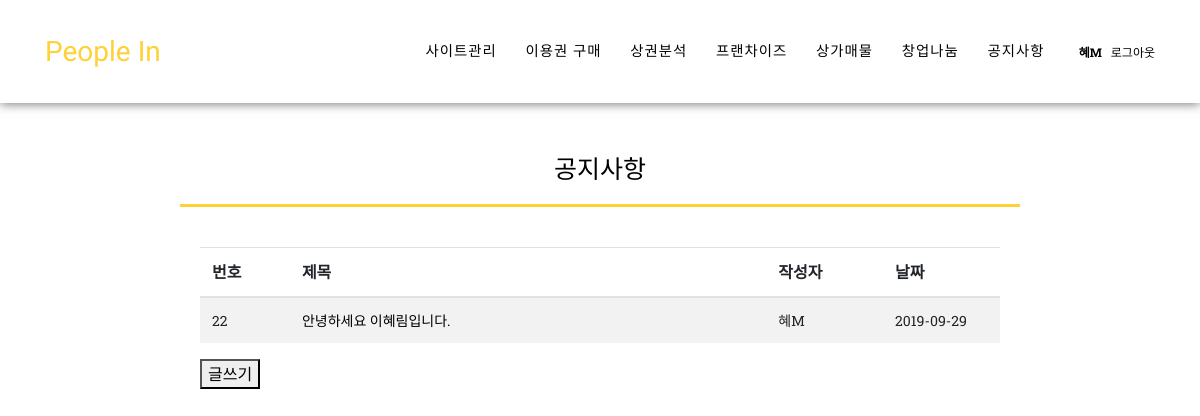
/notice/ (signed in), run on the app's committed database.
### notice/models.py (models this page shows, shortened)
class Notice(models.Model):
    author = models.ForeignKey(
        settings.AUTH_USER_MODEL,  # 'auth.User'라고 쓰는 것보다 강추
        on_delete=models.CASCADE,
        related_name='notice',
        db_column='author',
        default='',
        null=False,
    )
    title = models.CharField('', max_length=100, null=False)
    content = RichTextUploadingField('', null=False)
    created_at = models.DateTimeField(auto_now_add=True)
    photo = models.ImageField(blank=True)
    hit = models.PositiveIntegerField(default=0)
    likes = models.ManyToManyField(settings.AUTH_USER_MODEL, related_name='likes', blank=True)
    board_choices = (
        ('공지사항', '공지사항'),
        ('문의사항', '문의사항'),
        ('프랜차이즈', '프랜차이즈'),
        ('창업정보나누기', '창업정보나누기'),
        ('창업계획서나누기', '창업계획서나누기')
    )
    board = models.CharField(max_length=10, choices=board_choices, default='공지사항')
    class Meta:
        ordering = ['-id']  # notice 객체의 기본 정렬 순서 지정
    def short_content(self):
        if self.content:
            t = self.content[:20] + '...'   # content 속성의 일부만 반환
        else:
            t = '(내용 없음)'
        return t
    short_content.short_description = '간략 내용'
    def get_absolute_url(self):
        return reverse('notice:notice_detail', kwargs={'pk': self.pk}) # reverse 임포트 시켜주어야함.

### notice/views.py (the view)
# urls.py: path('', views.notice_list, name='notice_list'),
def notice_list(request):
    qs = Notice.objects.filter(board__contains='공지사항')
    return render(request, 'notice/notice_list.html',
                  {'notice_list': qs})

### notice/templates/notice/notice_list.html (shortened to what this page needs)
{% extends "../base.html" %}
{% load staticfiles %}
{% block extrastyle %}{% static "bootstrap/css/bootstrap.css" %}{% endblock %}
{% block content %}
  <div style="height:150px;"></div>
<div class="board_header">
		<span class="favorite_button favorites_24761 active" onclick="location.href='{% url 'notice:notice_list' %}'">
        <a class="a_header" href="{% url 'notice:notice_list' %}">
            <span class="notice_title">공지사항</span>
        </a>
      </span>
<hr class="my-hr3">
</div>
<br>
<section class="board_content">
  <table id="notice_list" class="table table-striped responsive display nowrap">
    <thead>
      <tr>
        <th class="priority-1">번호</th>
        <th class="priority-2">제목</th>
        <th class="priority-3">작성자</th>
        <th class="priority-4">날짜</th>
      </tr>
    </thead>
    <tbody>
    {% for notice in notice_list %}
      <tr>
        <td class="priority-1">{{ notice.id }}</td>
        <td class="priority-2"><a style="text-decoration: none;" href="{{ notice.get_absolute_url }}">{{ notice.title }}</a></td>
        <td class="priority-3">{{ notice.author }}</td>
        <td class="priority-4">{{ notice.created_at|date:"Y-m-d" }}</td>
      </tr>
    {% endfor %}
    </tbody>
  </table>
 {% if request.user.is_superuser %}
    <button type="submit">
        <a href="{% url 'notice:notice_new' %}" style="color:#000000">글쓰기</a>
    </button>
  {% endif %}
</section>
<br>
{% endblock %}

### peopleIn/templates/base.html (shortened to what this page needs)
<!DOCTYPE html>
<html lang="ko">
<head>
  {% load staticfiles %}
  <link  rel="stylesheet" href="{% block stylesheet %}{% static 'bootstrap/css/bootstrap.min.css' %}{% endblock %} ">
  <link rel="stylesheet" href="https://cdnjs.cloudflare.com/ajax/libs/twitter-bootstrap/4.1.3/css/bootstrap.min.css">
  <link rel="stylesheet" type="text/css" href="{% static 'fontawesome-free/css/all.min.css' %}" >
  <link rel="stylesheet" type="text/css" href="{% block extrastyle %}{% endblock %}" />
  <link href="{% static 'agency_otherapp.css' %}" rel="stylesheet">
</head>
<body id="page-top">
  <nav class="navbar navbar-expand-lg navbar-dark fixed-top" id="mainNav">
    <div class="container">
      <a class="navbar-brand js-scroll-trigger" href="{% url 'index' %}">People In</a>
      <div class="collapse navbar-collapse" id="navbarResponsive">
        <ul class="navbar-nav text-uppercase ml-auto">
           {% if request.user.is_superuser %}
          <li class="nav-item">
            <a class="nav-link js-scroll-trigger" href="{% url 'admin:index' %}">사이트관리</a>
          </li>
          {% endif %}
          <li class="nav-item">
            <a class="nav-link js-scroll-trigger" href="{% url 'ticket:ticket_index' %}">이용권 구매</a>
          </li>
          <li class="nav-item">
            <a class="nav-link js-scroll-trigger" href="{% url 'sang:sang2' %}">상권분석</a>
          </li>
          <li class="nav-item">
            <a class="nav-link js-scroll-trigger" href="{% url 'franchise:franchise_list' %}">프랜차이즈</a>
          </li>
          <li class="nav-item">
            <a class="nav-link js-scroll-trigger" href="{% url 'forSale:item_list' %}">상가매물</a>
          </li>
          <li class="nav-item">
            <a class="nav-link js-scroll-trigger" href="#team">창업나눔</a>
          </li>
          <li class="nav-item">
            <a class="nav-link js-scroll-trigger" href="{% url 'notice:notice_list' %}">공지사항</a>
          </li>
        </ul>
<section>
 <div>
    {% if user.is_active %}
        <div class="welcome">
            <strong><a href="#">{% firstof user.get_short_name user.get_username %}</a></strong> &nbsp;
            <a href="{% url 'logout' %}">로그아웃</a>
    {% else %}
        <h4 class="welcome">
            <a href="{% url 'login' %}">로그인</a>&nbsp;&nbsp;
            <a href="{% url 'register' %}">회원가입</a>
        </h4>
    {% endif %}
</div>
</section>
      </div>
    </div>
  </nav>
  {% block content %}{% endblock %}
</body>
</html>

### peopleIn/static/agency_otherapp.css (style rules this page uses)
body { overflow-x: hidden; font-family: 'Roboto Slab', -apple-system, BlinkMacSystemFont, 'Segoe UI', Roboto, 'Helvetica Neue', Arial, sans-serif, 'Apple Color Emoji', 'Segoe UI Emoji', 'Segoe UI Symbol', 'Noto Color Emoji'; }
.board_header { padding-right: 100px; padding-left: 100px; }
.board_content { padding-right:200px; padding-left:200px; margin: 0 auto; }
.my-hr3 { border:0; background: #fed136; height: 3px; margin-right:80px; margin-left:80px; }
.a_header { color:black; text-align: center; }
.notice_title { font-size: 25px; text-align: center; display:table; margin-left:auto; margin-right:auto; }
.priority-1 { width:10%; }
.priority-2 { width:53%; }
.priority-3, .priority-4 { width: 13%; }
tbody { font-size: 14px; }
a { color: #000000; }
#mainNav { background-color: #212529; }
#mainNav .navbar-brand { color: #fed136; font-family: 'Kaushan Script', -apple-system, BlinkMacSystemFont, 'Segoe UI', Roboto, 'Helvetica Neue', Arial, sans-serif, 'Apple Color Emoji', 'Segoe UI Emoji', 'Segoe UI Symbol', 'Noto Color Emoji'; }
#mainNav .navbar-nav .nav-item .nav-link { font-size: 90%; font-weight: 400; padding: 0.75em 0; letter-spacing: 1px; color: #000000; font-family: 'Montserrat', -apple-system, BlinkMacSystemFont, 'Segoe UI', Roboto, 'Helvetica Neue', Arial, sans-serif, 'Apple Color Emoji', 'Segoe UI Emoji', 'Segoe UI Symbol', 'Noto Color Emoji'; }
@media (min-width: 992px) { #mainNav { padding-top: 25px; padding-bottom: 25px; -webkit-transition: padding-top 0.3s, padding-bottom 0.3s; transition: padding-top 0.3s, padding-bottom 0.3s; background-color: #ffffff; box-shadow:0 1px 10px 0 #777; } }
@media (min-width: 992px) { #mainNav .navbar-brand { font-size: 1.75em; -webkit-transition: all 0.3s; transition: all 0.3s; } }
@media (min-width: 992px) { #mainNav .navbar-nav .nav-item .nav-link { padding: 1.1em 1em !important; } }
.welcome { display: table-cell; vertical-align: middle; text-align: right; color: #000000; font-weight: normal; font-size: 12px; }
.welcome a:link, .welcome a:visited { color: #000000; }

### data on the page
Notice: id "22", title "안녕하세요 이혜림입니다.", author "혜M", created_at "2019-09-29"
